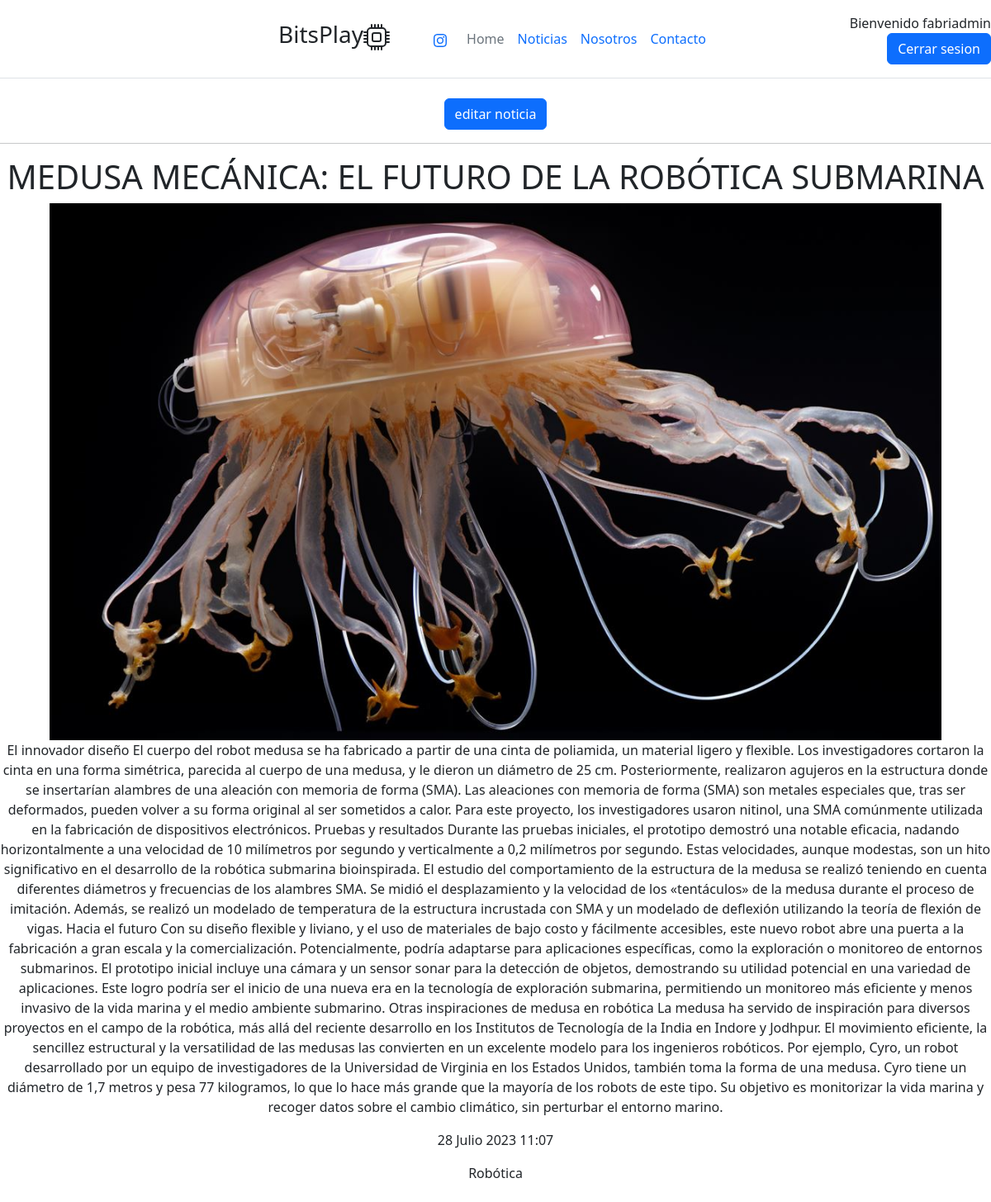
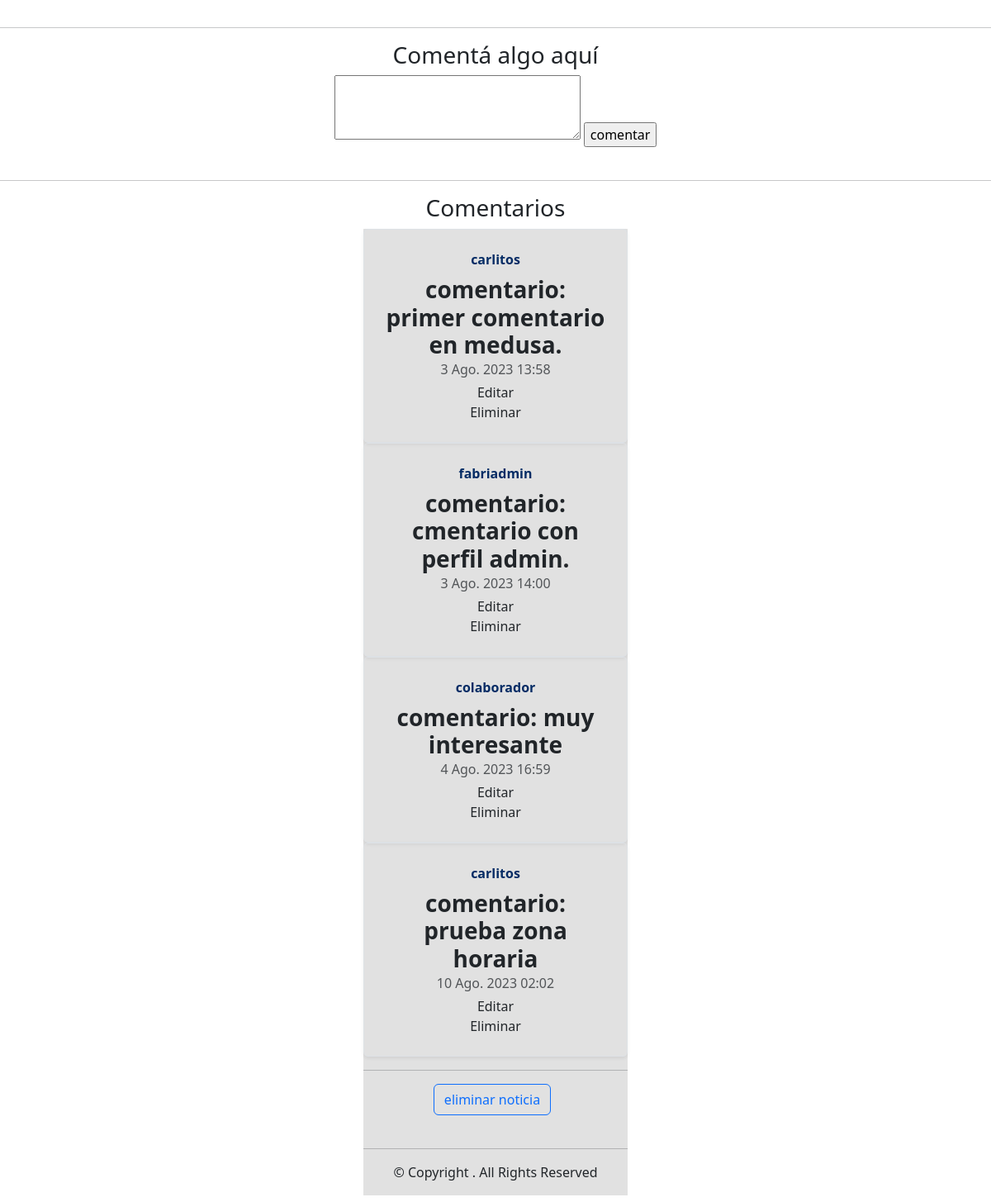
/noticias/detalle18 (signed in), run on the app's committed database (2 pictures, top to bottom).
### apps/usuarios/models.py (models this page shows)
class Usuario(AbstractUser):
    pass

### apps/noticias/models.py (models this page shows, shortened)
class Noticia(models.Model):
    titulo = models.CharField(max_length=150)
    cuerpo = models.TextField()
    fecha = models.DateTimeField(auto_now_add=True)
    imagen = models.ImageField(upload_to='noticias')
    categoria_noticia = models.ForeignKey(Categoria, on_delete=models.CASCADE)
    def __str__(self) -> str:
        return self.titulo

class Categoria(models.Model):
    nombre = models.CharField(max_length=50)
    def __str__(self) -> str:
        return self.nombre

class Comentario(models.Model):
    texto = models.TextField(null=True)
    fecha = models.DateTimeField(auto_now_add=True)
    noticia = models.ForeignKey(Noticia, on_delete=models.CASCADE)
    usuario = models.ForeignKey(Usuario, on_delete=models.CASCADE)

### apps/noticias/views.py (the view)
# urls.py: path('detalle<int:pk>', views.Detalle_Noticias, name='detalle'),
def Detalle_Noticias(request, pk):
    contexto = {}
    n = Noticia.objects.get(pk=pk)
    contexto['noticia'] = n
    c = Comentario.objects.filter(noticia=n)
    contexto['comentarios'] = c
    return render(request, 'noticias/detalle.html', contexto)

### templates/noticias/detalle.html (shortened to what this page needs)
{% extends 'base.html' %}
{% load static %}
{% block contenido%}
{% if user.is_superuser or user.is_staff %}
    <button type="button" class="btn btn-primary"><a class="nav-link" href="{% url 'noticias:editar_noticia' noticia.pk %}"> editar noticia</a></button>
    <hr>
{% endif %}
<h1>{{noticia}}</h1>
<img src="{{noticia.imagen.url}}" alt="" width="300">
<p>{{noticia.cuerpo}}</p>
<p>{{noticia.fecha}}</p>
<p>{{noticia.categoria_noticia}}</p>
<br>
<hr>
{% if user.is_authenticated %}
<h3>Comentá algo aquí</h3>
<form action="{% url 'noticias:comentar' %}" method="post">{% csrf_token %}
    <textarea name="comentario" cols="30" rows="3"></textarea>
    <input type="submit" value="comentar">
</form>
<br>
<hr>
    <h3>Comentarios</h3>
    {% for com in comentarios %}
    <div class="contenedor">
    <div class="row mb-2">
    <div class="col-md-16">
        <div class="row g-0 border rounded overflow-hidden flex-md-row mb-8 shadow-sm h-md-250 position-relative">
            <div class="col p-4 d-flex flex-column position-static">
                <strong class="d-inline-block mb-2 text-primary-emphasis">{{ com.usuario }}
                </strong>
                <h3 class="mb-0"><strong> comentario: {{ com.texto }}</strong></h3>
                <div class="mb-1 text-body-secondary"> {{ com.fecha }}</div>
            {% if user == com.usuario or user.is_superuser or user.is_staff %}
            <a class="dropdown-item" href="{% url 'noticias:comment_edit' com.pk %}">Editar</a>
            <a class="dropdown-item" href="{% url 'noticias:comment_delete' com.pk %}">Eliminar</a>
            {% endif %}
            </div>
        </div>
    {% endfor %}
    </div>
    </div>
    </div>
<hr>
    {% if user.is_superuser or user.is_staff %}
        <button type="button" class="btn btn-outline-primary me-2"><a class="nav-link" href="{% url 'noticias:eliminar_noticia' noticia.pk %}"> eliminar noticia</a></button>
    {% endif %}
{% else %}
    <h3>¿Quieres comentar y ver las opiniones de los demás?</h3>
    <h2> LOGEATE </h2>
    <button type="button" class="btn btn-primary"><a class="nav-link" href="{% url 'login' %}?next={{ request.path }}"> iniciar
    sesion</a></button>
{% endif %}
{% endblock contenido %}

### templates/navbar.html (shortened to what this page needs)
<header
    class="d-flex flex-wrap align-items-center justify-content-center justify-content-md-between py-3 mb-4 border-bottom">
    <div class="col-md-3 mb-2 mb-md-0">
        <a href="/" class="d-inline-flex link-body-emphasis text-decoration-none">
            <svg class="bi" width="40" height="32" role="img" aria-label="Bootstrap">
                <use xlink:href="#bootstrap"></use>
            </svg>
        </a>
    </div>
    <ul class="nav col-0 col-md-auto mb-2 justify-content-left mb-md-0">
        <li class="nav-item">
    <li  id="icono-izquierda"><h3 >BitsPlay</li></ul></li>
    <ul class="nav col-12 col-md-auto mb-2 justify-content-center mb-md-0">
        <li class="nav-item">
            <a class="nav-link" target="_blank "href="https://www.instagram.com/fabri__alarcon/"></a>
        <li><a href="{% url 'home' %}" class="nav-link px-2 link-secondary">Home</a></li>
        <li><a href="{% url 'noticias:inicio' %}" class="nav-link px-2">Noticias</a></li>
        <li><a href="{% url 'nosotros' %}" class="nav-link px-2">Nosotros</a></li>
        <li><a href="{% url 'noticias:contacto' %}" class="nav-link px-2">Contacto</a></li>
    </ul>
    <div class="col-md-3 text-end">
        {% if user.is_authenticated %}
            Bienvenido {{ user.username }}
            <button type="button" class="btn btn-primary"><a class="nav-link" href="{% url 'logout' %}">Cerrar
            sesion</a></button>
        {% else %}
            <button type="button" class="btn btn-outline-primary me-2"><a class="nav-link" href="{% url 'login' %}"> iniciar
                sesion</a></button>
            <button type="button" class="btn btn-outline-primary me-2"><a class="nav-link"
                href="{% url 'usuarios:registro' %}">Registrar</a></button>
        {% endif %}
    </div>
</header>

### static/css/main.css (style rules this page uses)
.contenedor { background-color: rgb(225, 225, 225); width: 75vw; max-width: 320px; margin: auto; }
img { width: 90%; }
* { text-align: center; }
#icono-izquierda { text-align: left; }

### data on the page
Usuario: username "fabriadmin"
Noticia: titulo "MEDUSA MECÁNICA: EL FUTURO DE LA ROBÓTICA SUBMARINA", imagen (picture), cuerpo "El innovador diseño El cuerpo del robot medusa se ha fabricado a partir de una cinta de poliamida, un material ligero y flexible. Los investigadores cortaron la cinta en una forma simétrica, parecida al cuerpo de una medusa, y le dieron un diámetro de 25 cm. Posteriormente, realizaron agujeros en la estructura donde se insertarían alambres de una aleación con memoria de forma (SMA). Las aleaciones con memoria de forma (SMA) son metales especiales que, tras ser deformados, pueden volver a su forma original al ser sometidos a calor. Para este proyecto, los investigadores usaron nitinol, una SMA comúnmente utilizada en la fabricación de dispositivos electrónicos. Pruebas y resultados Durante…", fecha "28 Julio 2023 11:07", categoria_noticia "Robótica"
Comentario: usuario "carlitos", texto "primer comentario en medusa.", fecha "3 Ago. 2023 13:58", shows "Editar"
Comentario: usuario "fabriadmin", texto "cmentario con perfil admin.", fecha "3 Ago. 2023 14:00", shows "Editar"
Comentario: usuario "colaborador", texto "muy interesante", fecha "4 Ago. 2023 16:59", shows "Editar"
Comentario: usuario "carlitos", texto "prueba zona horaria", fecha "10 Ago. 2023 02:02", shows "Editar"
